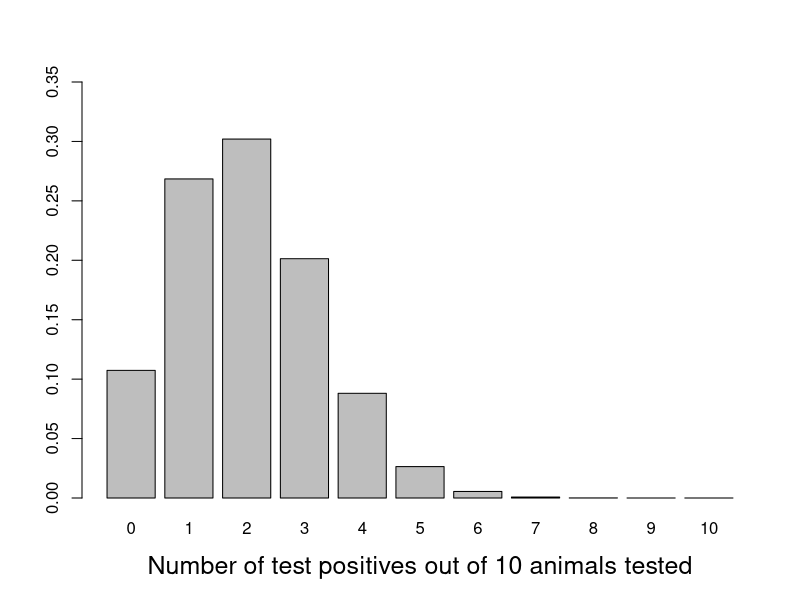
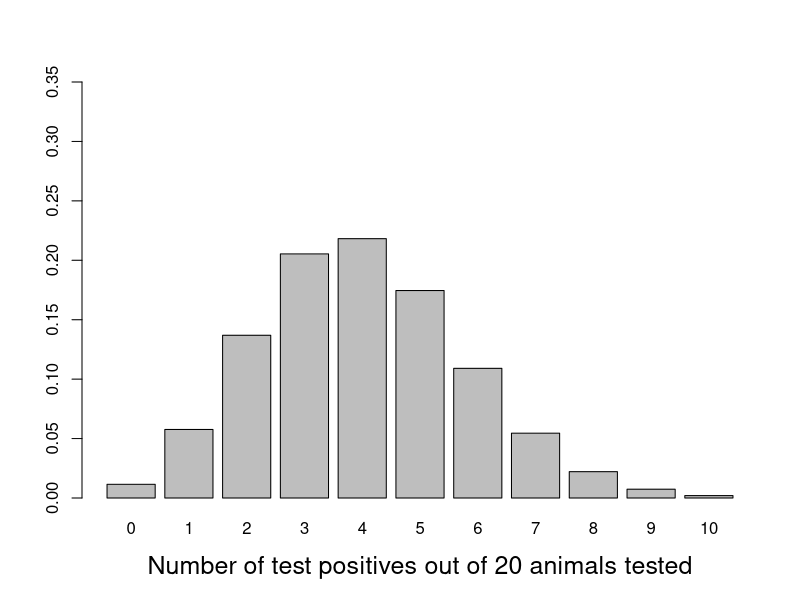
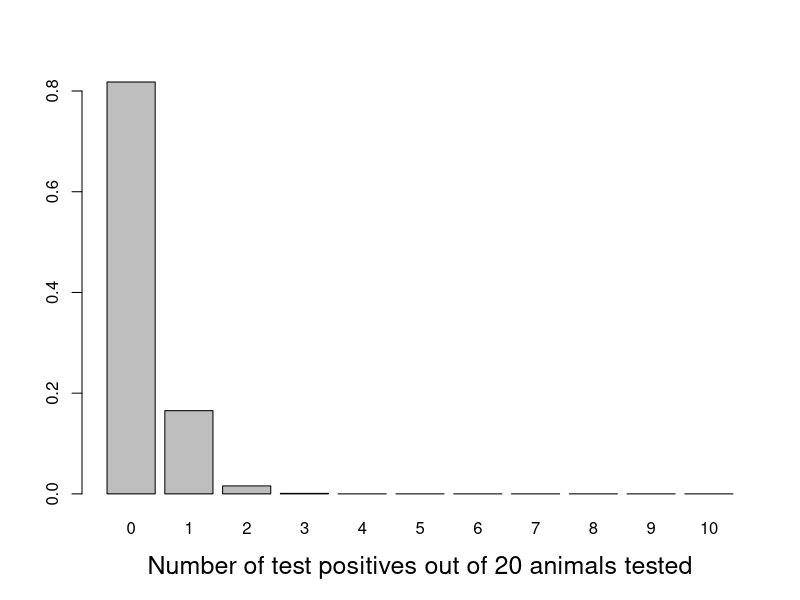

The R source for these figures, in order: (Note: this script raises an error after producing the figures.)
## ---- chunk 1
options(htmltools.dir.version = FALSE)
## ---- chunk 2
limy <- c(0, .35)
x <- dbinom(0:10, 10, .2)
barplot(x, ylim = limy,
        names.arg = 0:10,
        xlab = "Number of test positives out of 10 animals tested", 
        cex.lab = 1.5)
## ---- chunk 3
x <- dbinom(0:10, 20, .2)
barplot(x, ylim = limy,
        names.arg = 0:10,
        xlab = "Number of test positives out of 20 animals tested", 
        cex.lab = 1.5)
## ---- chunk 4
x <- dbinom(0:10, 20, .01)
barplot(x,
        names.arg = 0:10,
        xlab = "Number of test positives out of 20 animals tested", 
        cex.lab = 1.5)
## ---- chunk 5
magick::image_read_pdf("./tables/tab_error_1.pdf")
## ---- chunk 6
magick::image_read_pdf("./tables/tab_error_2.pdf")
## ---- chunk 7
magick::image_read_pdf("./tables/tab_error_2.pdf")
## ---- chunk 8
magick::image_read_pdf("./tables/tab_error_2.pdf")
## ---- chunk 9
magick::image_read_pdf("./tables/tab_error_2.pdf")
## ---- chunk 10
magick::image_read_pdf("./tables/tab_error_3.pdf")
